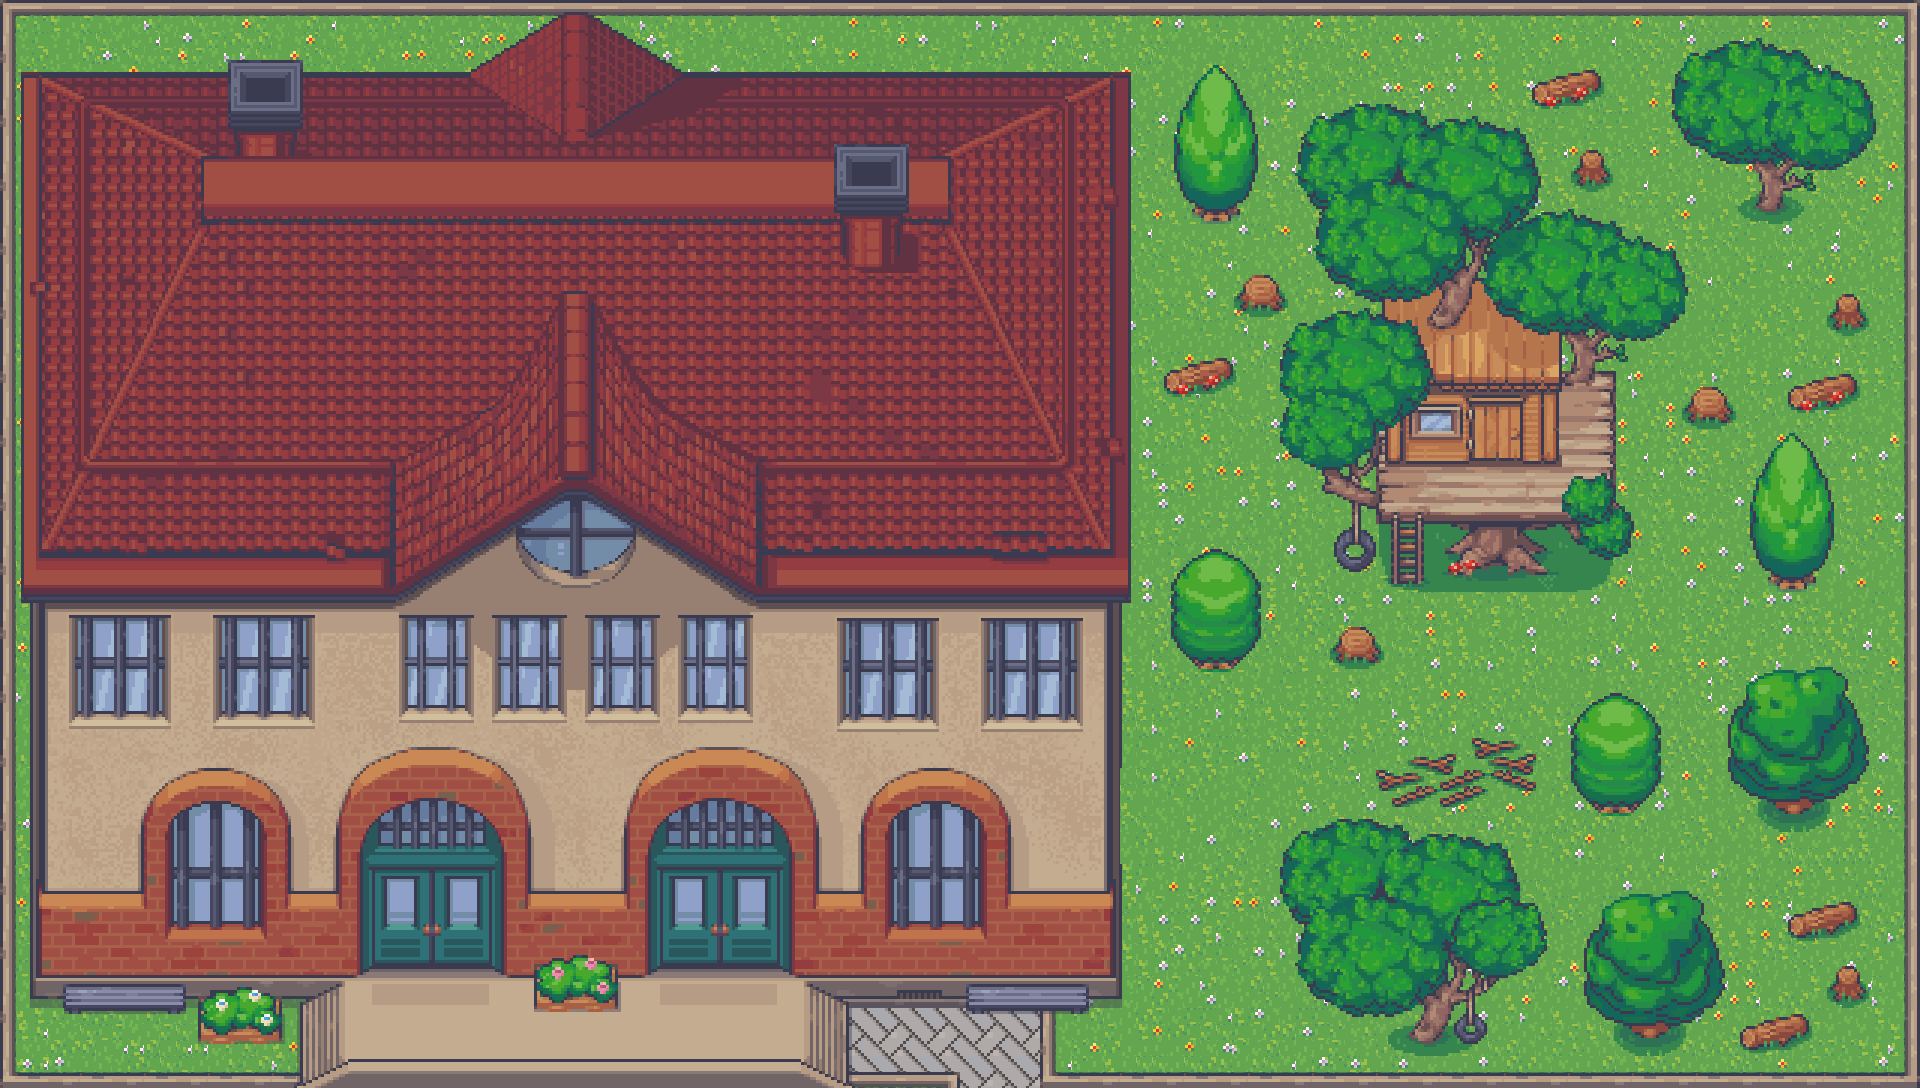

The image is a tile-based game level rendered from a .tmx file. Its description and source (layers, tilesets, objects; grid data summarised) follow:
An orthogonal 120x68 tile map with 16x16 px tiles, 6 tile layers (map_change, grass, flowers, paths, ...), 7 tilesets and 46 objects (m3-m5, cs-m5).

<map version="1.5" tiledversion="1.7.1" orientation="orthogonal" renderorder="right-down" width="120" height="68" tilewidth="16" tileheight="16" infinite="0" nextlayerid="11" nextobjectid="50">
 <tileset firstgid="1" name="background" tilewidth="16" tileheight="16" tilecount="1728" columns="48">
  <image source="A2_Floors_MV_TILESET.png" width="768" height="576" />
  <tile id="0">
   <properties>
    <property name="destination" value="maps/map3/map3.tmx" />
    <property name="spawn" value="m5-m3" />
   </properties>
  </tile>
  <tile id="1">
   <properties>
    <property name="destination" value="maps/cs/computer-science-building.tmx" />
    <property name="spawn" value="m5-cs" />
   </properties>
  </tile>
  <tile id="12">
   <properties>
    <property name="transition" value="maps/map10/computer-science-building.tmx" />
   </properties>
  </tile>
 </tileset>
 <tileset firstgid="1729" name="building" tilewidth="16" tileheight="16" tilecount="2304" columns="48">
  <image source="Tileset_52_MV.png" width="768" height="768" />
 </tileset>
 <tileset firstgid="4033" name="buildings2" tilewidth="16" tileheight="16" tilecount="2304" columns="48">
  <image source="Tileset_53_MV.png" width="768" height="768" />
 </tileset>
 <tileset firstgid="6337" name="building3" tilewidth="16" tileheight="16" tilecount="2304" columns="48">
  <image source="Tileset_54_MV.png" width="768" height="768" />
 </tileset>
 <tileset firstgid="8641" name="background2" tilewidth="16" tileheight="16" tilecount="2304" columns="48">
  <image source="Tileset_1_MV.png" width="768" height="768" />
  <tile id="111">
   <properties>
    <property name="blocked" value="" />
   </properties>
  </tile>
  <tile id="836">
   <properties>
    <property name="transition" value="maps/map3/map3.tmx" />
   </properties>
  </tile>
 </tileset>
 <tileset firstgid="10945" name="treehouse" tilewidth="16" tileheight="16" tilecount="2304" columns="48">
  <image source="Tileset_20_MV.png" width="768" height="768" />
 </tileset>
 <tileset firstgid="13249" name="trees" tilewidth="16" tileheight="16" tilecount="2304" columns="48">
  <image source="Tileset_17_MV.png" width="768" height="768" />
 </tileset>
 <layer id="7" name="map_change" width="120" height="68">
  <data>[8160 cells, 23 non-empty, 2 distinct tile ids]</data>
 </layer>
 <objectgroup id="9" name="entries">
  <object id="2" name="m3-m5" x="990" y="1058" />
  <object id="3" name="cs-m5" x="733" y="997" />
 </objectgroup>
 <layer id="2" name="grass" width="120" height="68">
  <data>[8160 cells, 8160 non-empty, 108 distinct tile ids]</data>
 </layer>
 <layer id="5" name="flowers" width="120" height="68">
  <data>[8160 cells, 7788 non-empty, 45 distinct tile ids]</data>
 </layer>
 <layer id="3" name="paths" width="120" height="68">
  <data>[8160 cells, 406 non-empty, 39 distinct tile ids]</data>
 </layer>
 <layer id="4" name="buildings" width="120" height="68">
  <data>[8160 cells, 4591 non-empty, 4585 distinct tile ids]</data>
 </layer>
 <layer id="6" name="background" width="120" height="68">
  <data>[8160 cells, 1757 non-empty, 1436 distinct tile ids]</data>
 </layer>
 <objectgroup id="10" name="collisions">
  <object id="4" x="22.3394" y="72.7011" width="1104.24" height="544.037" />
  <object id="5" x="32.3316" y="610.333" width="1089" height="258" />
  <object id="6" x="32.3316" y="866.333" width="320" height="127" />
  <object id="7" x="32.3316" y="993.333" width="256" height="19" />
  <object id="8" x="192.332" y="1011.33" width="97" height="32" />
  <object id="9" x="496.332" y="868.333" width="145" height="112" />
  <object id="10" x="528.332" y="979.333" width="97" height="33" />
  <object id="11" x="801.332" y="865.333" width="320" height="115" />
  <object id="12" x="816.332" y="976.333" width="305" height="19" />
  <object id="14" x="480.332" y="51.3333" width="194" height="19" />
  <object id="15" x="497.332" y="35.3333" width="144" height="19" />
  <object id="16" x="529.332" y="18.3333" width="95" height="21" />
  <object id="17" x="1665.33" y="35.3333" width="207.667" height="193.333" />
  <object id="18" x="1281.33" y="112.666" width="273.333" height="482.667" />
  <object id="19" x="1554.66" y="208.666" width="62.6667" height="386.667" />
  <object id="20" x="1617.33" y="227.333" width="80" height="128" />
  <object id="21" x="1617.33" y="354" width="17.3333" height="18.6667" />
  <object id="22" x="1345.33" y="99.3333" width="80" height="22.6667" />
  <object id="23" x="1169.33" y="67.3333" width="94.6667" height="160" />
  <object id="24" x="1233.33" y="272.666" width="52" height="52" />
  <object id="25" x="1152" y="354" width="82.6667" height="50.6667" />
  <object id="26" x="1169.33" y="547" width="96" height="128.576" />
  <object id="27" x="1329.33" y="627.333" width="64.2424" height="48.1212" />
  <object id="28" x="1617.33" y="498.333" width="16" height="64.5" />
  <object id="29" x="1681.33" y="387.333" width="48" height="48" />
  <object id="30" x="1521" y="67" width="80.6667" height="48" />
  <object id="31" x="1568.66" y="147" width="49" height="48.3333" />
  <object id="32" x="1360.66" y="739.666" width="192.667" height="303.667" />
  <object id="33" x="1280.66" y="818.666" width="86" height="224.667" />
  <object id="34" x="1777.33" y="370" width="78.6667" height="49.3333" />
  <object id="35" x="1809.33" y="291.333" width="65.3333" height="48" />
  <object id="36" x="1745.33" y="434" width="97.3333" height="161.333" />
  <object id="37" x="1729.33" y="675.333" width="145.333" height="144" />
  <object id="38" x="1761.33" y="659.333" width="80" height="24" />
  <object id="39" x="1569.33" y="690" width="93.3333" height="128" />
  <object id="40" x="1585.33" y="899.333" width="144" height="144.167" />
  <object id="41" x="1729.16" y="1011.25" width="80.5" height="48.0833" />
  <object id="42" x="1825.33" y="963.333" width="48" height="48.25" />
  <object id="43" x="1777.33" y="899.083" width="96.25" height="32.25" />
  <object id="44" x="1793.08" y="929.333" width="64.25" height="18" />
  <object id="45" x="1.33165" y="-10.6667" width="16" height="1104" />
  <object id="46" x="1.66498" y="3.33333" width="1919.67" height="16" />
  <object id="47" x="1905" y="3.33333" width="16.6667" height="1088.67" />
  <object id="49" x="5.33165" y="1075.66" width="1916.33" height="15.6667" />
 </objectgroup>
</map>
